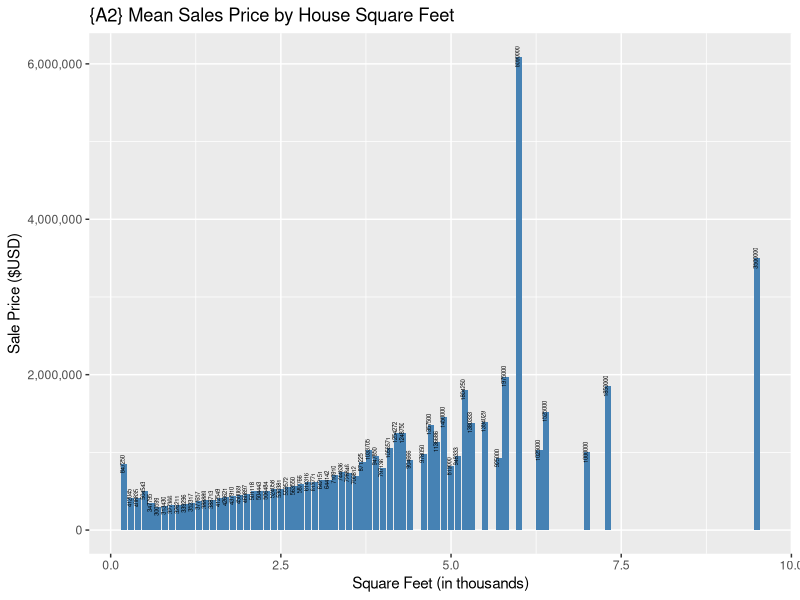
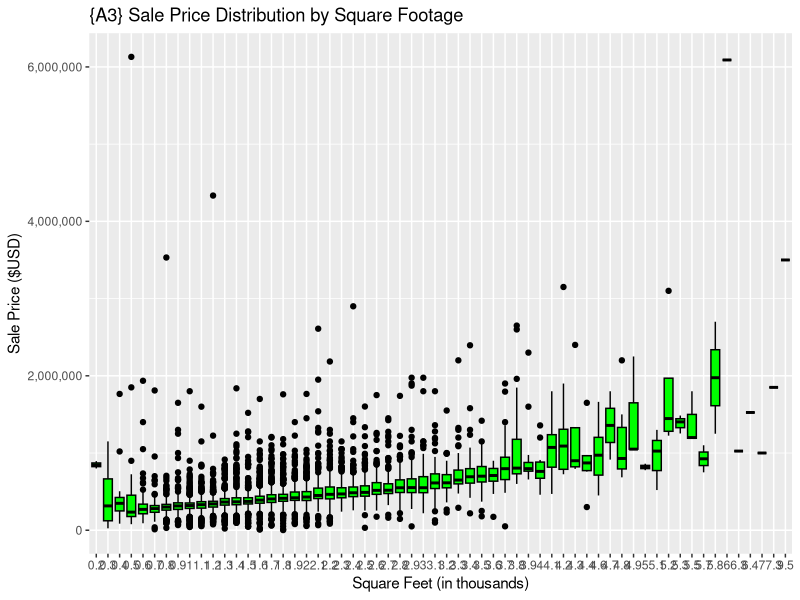
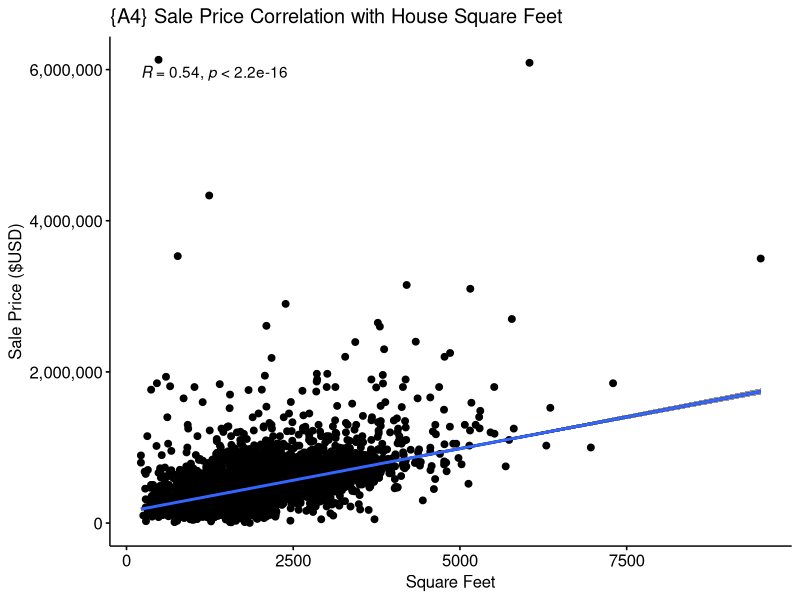
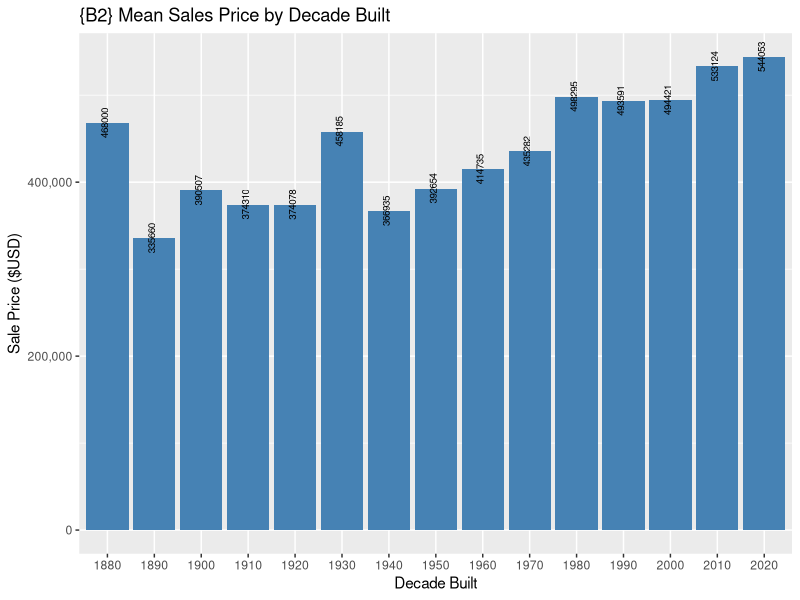
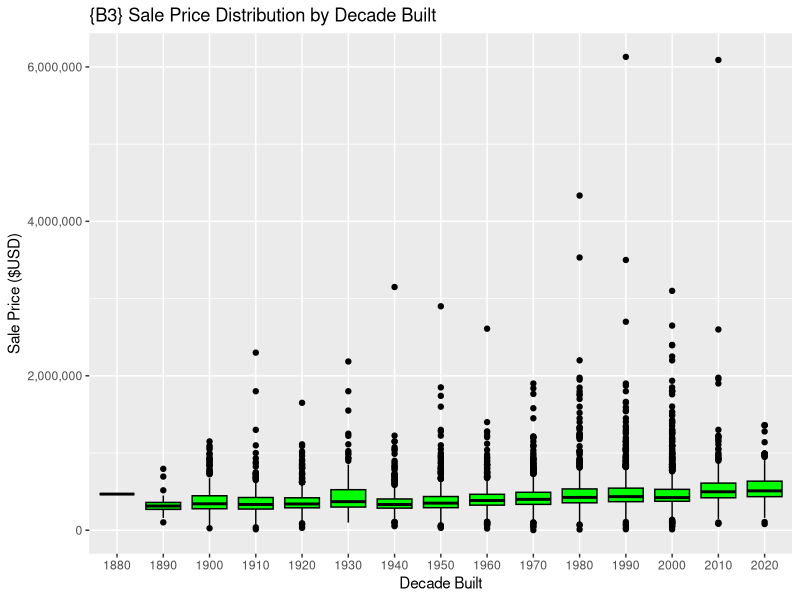
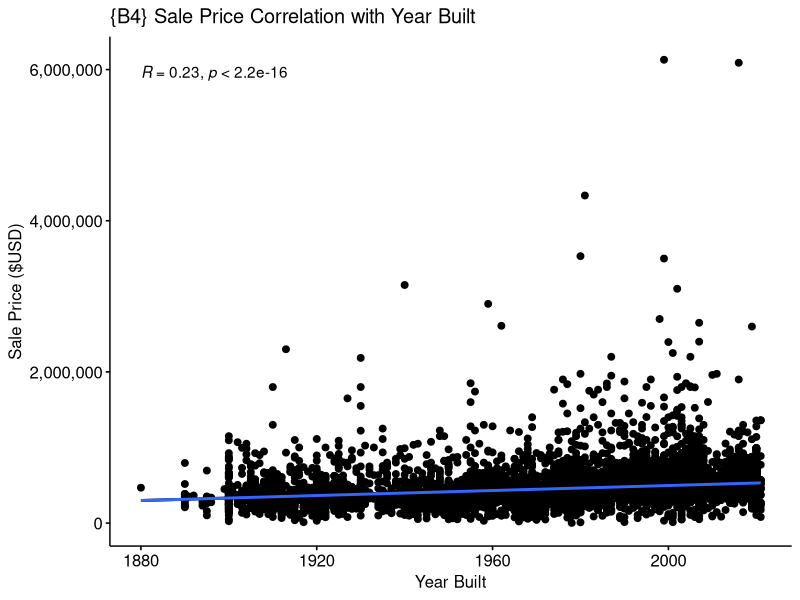
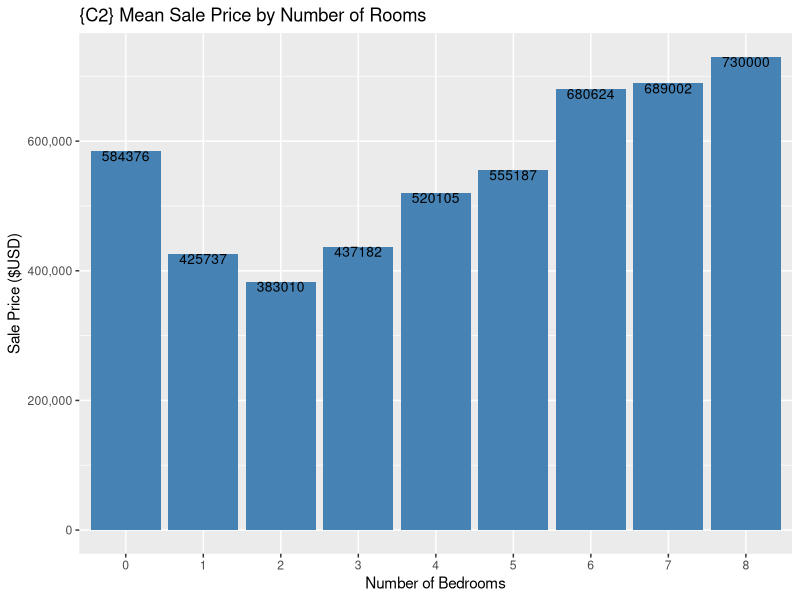
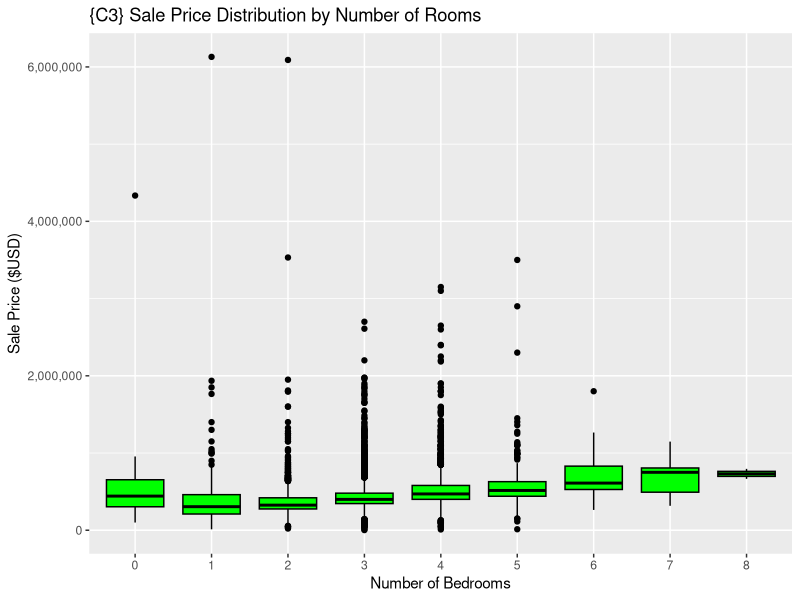

These figures' R source, in order:
## ---- chunk 1
library(dplyr)
library(ggplot2)
library(ggpubr)
library(knitr)
library(scales)

# Reading in data
housing <- read.csv("pierce_co_house_sales.csv")

housing$sale_date <- as.Date(housing$sale_date)
housing$decade_built <- housing$year_built - (housing$year_built %% 10)
housing$sq_ft_thousand <- round(housing$house_square_feet / 1000, digits = 1)
housing$has_view_quality <- ifelse(housing$view_quality == "", 0, 1)
housing$has_waterfront <- ifelse(housing$waterfront_type == "", 0, 1)
## ---- chunk 2
glimpse(housing)
## ---- chunk 3
# Select columns for correlation analysis
vars <- housing %>% select(sale_price, house_square_feet, sq_ft_thousand, year_built, decade_built, bedrooms)

# Calculate correlation matrix
cor_matrix <- cor(vars, use = "complete.obs")

# Print correlation with sale_price
cor_price <- cor_matrix["sale_price", ]

# Convert to data frame for kable
cor_price_df <- as.data.frame(t(cor_price))
colnames(cor_price_df) <- colnames(cor_matrix)  # Set column names
rownames(cor_price_df) <- "Correlation"

# Display with kable
kable(cor_price_df, 
      caption = "Correlation of Variables with Sale Price",
      col.names = colnames(cor_price_df),
      align = "c", 
      format = "markdown")
## ---- chunk 4
# Summary statistics for square feet
sq_ft_summary <- housing %>%
group_by(sq_ft_thousand) %>%
summarize(
  count = n(),
  mean_sale_price = as.integer(mean(sale_price, na.rm = TRUE)),
  median_sale_price = as.integer(median(sale_price, na.rm = TRUE)),
  sd_sale_price = as.integer(sd(sale_price, na.rm = TRUE)),
  min_sale_price = min(sale_price, na.rm = TRUE),
  max_sale_price = max(sale_price, na.rm = TRUE)
)

# Display the summary statistics in a table format for House Square Feet
kable(sq_ft_summary, 
  col.names = c("House Square Feet (in thousands)", "Count", "Mean Sale Price", "Median Sale Price", 
                "SD of Sale Price", "Min Sale Price", "Max Sale Price"),
  caption = "{A1} Summary Statistics for Sale Price by House Square Feet",
  align = "c")


## ---- chunk 5

# Bar chart for mean sale price for square feet
ggplot(data = sq_ft_summary, aes(x=sq_ft_thousand, y=mean_sale_price)) +
  geom_bar(stat = "identity", fill="steelblue") +
  labs(
    title = "{A2} Mean Sales Price by House Square Feet",
    x = "Square Feet (in thousands)",
    y = "Sale Price ($USD)"
  ) +
  geom_text(aes(label=mean_sale_price), vjust=0.1, size=1.5, angle = 90) +
  scale_y_continuous(labels = scales::comma)

# Plot distribution of house square feet
ggplot(housing, aes(x = factor(sq_ft_thousand), y = sale_price)) +
  geom_boxplot(fill = "green", color = "black") +
  labs(
    title = "{A3} Sale Price Distribution by Square Footage",
    x = "Square Feet (in thousands)",
    y = "Sale Price ($USD)"
  ) +
  scale_y_continuous(labels = scales::comma)

# Scatter plot with regression line for house square feet
ggscatter(housing, x = "house_square_feet", y = "sale_price",
          add = "reg.line", conf.int = TRUE, 
          cor.coef = TRUE, cor.method = "pearson") +
  labs(
    title = "{A4} Sale Price Correlation with House Square Feet",
    x = "Square Feet",
    y = "Sale Price ($USD)"
  ) +
  geom_smooth(method=lm,se=FALSE,fullrange=TRUE) +
  scale_y_continuous(labels = scales::comma)

## ---- chunk 6
# Summary statistics for Year Built
year_built_summary <- housing %>%
group_by(decade_built) %>%
summarize(
  count = n(),
  mean_sale_price = as.integer(mean(sale_price, na.rm = TRUE)),
  median_sale_price = as.integer(median(sale_price, na.rm = TRUE)),
  sd_sale_price = as.integer(sd(sale_price, na.rm = TRUE)),
  min_sale_price = min(sale_price, na.rm = TRUE),
  max_sale_price = max(sale_price, na.rm = TRUE)
)

# Display the summary statistics in a table format for Decade built
kable(year_built_summary, 
  col.names = c("Decade Built", "Count", "Mean Sale Price", "Median Sale Price", 
                "SD of Sale Price", "Min Sale Price", "Max Sale Price"),
  caption = "{B1} Summary Statistics for Sale Price by Decade Built",
  align = "c")


## ---- chunk 7

# Bar chart for mean sale price for decade built
ggplot(data = year_built_summary, aes(x=factor(decade_built), y=mean_sale_price)) +
  geom_bar(stat = "identity", fill="steelblue") +
  labs(
    title = "{B2} Mean Sales Price by Decade Built",
    x = "Decade Built",
    y = "Sale Price ($USD)"
  ) +
  geom_text(aes(label=mean_sale_price), vjust=0.1, size=2.5, angle = 90) +
  scale_y_continuous(labels = scales::comma)

# Plot distribution of decade built
ggplot(housing, aes(x = factor(decade_built), y = sale_price)) +
  geom_boxplot(fill = "green", color = "black") +
  labs(
    title = "{B3} Sale Price Distribution by Decade Built", 
    x = "Decade Built",
    y = "Sale Price ($USD)"
  ) +
  scale_y_continuous(labels = scales::comma)

# Scatter plot with regression line for year built
ggscatter(housing, x = "year_built", y = "sale_price",
          add = "reg.line", conf.int = TRUE, 
          cor.coef = TRUE, cor.method = "pearson") +
  labs(
    title = "{B4} Sale Price Correlation with Year Built",
    x = "Year Built",
    y = "Sale Price ($USD)"
  ) +
  geom_smooth(method=lm,se=FALSE,fullrange=TRUE) +
  scale_y_continuous(labels = scales::comma)

## ---- chunk 8
# Summary statistics for Bedrooms
bedroom_summary <- housing %>%
group_by(bedrooms) %>%
summarize(
  count = n(),
  mean_sale_price = as.integer(mean(sale_price, na.rm = TRUE)),
  median_sale_price = as.integer(median(sale_price, na.rm = TRUE)),
  sd_sale_price = as.integer(sd(sale_price, na.rm = TRUE)),
  min_sale_price = min(sale_price, na.rm = TRUE),
  max_sale_price = max(sale_price, na.rm = TRUE)
)

# Display the summary statistics in a table format for Bedrooms
kable(bedroom_summary, 
  col.names = c("Bedrooms", "Count", "Mean Sale Price", "Median Sale Price", 
                "SD of Sale Price", "Min Sale Price", "Max Sale Price"),
  caption = "{C1} Summary Statistics for Sale Price by Number of Bedrooms",
  align = "c")

## ---- chunk 9

# Bar chart for mean sale price for bedrooms
ggplot(data = bedroom_summary, aes(x = factor(bedrooms), y = mean_sale_price)) +
  geom_bar(stat = "identity", fill="steelblue") +
  labs(
    title = "{C2} Mean Sale Price by Number of Rooms",
    x = "Number of Bedrooms",
    y = "Sale Price ($USD)"
  ) +
  geom_text(aes(label=mean_sale_price), vjust=1, size=3.5) +
  scale_y_continuous(labels = scales::comma)

# Plot distribution of bedrooms
ggplot(housing, aes(x = factor(bedrooms), y = sale_price)) +
  geom_boxplot(fill = "green", color = "black") +
  labs(
    title = "{C3} Sale Price Distribution by Number of Rooms",
    x = "Number of Bedrooms",
    y = "Sale Price ($USD)"
  ) +
  scale_y_continuous(labels = scales::comma)

# scatter plot for number of bedrooms with regression line
ggscatter(data = housing, x = "bedrooms", y = "sale_price",
          add = "reg.line", conf.int = TRUE, 
          cor.coef = TRUE, cor.method = "pearson") +
  labs(
    title = "{C4} Sale Price Correlation with Number of Bedrooms",
    x = "Number of Bedrooms",
    y = "Sale Price ($USD)"
  ) +
  geom_smooth(method=lm,se=FALSE,fullrange=TRUE) +
  scale_y_continuous(labels = scales::comma)

## ---- chunk 10
# Select columns for correlation analysis
vars <- housing %>% select(has_view_quality, sale_price, house_square_feet, has_waterfront)

# Calculate correlation matrix
cor_matrix <- cor(vars, use = "complete.obs")

# Print correlation with has_view_quality
cor_view <- cor_matrix["has_view_quality", ]

# Convert to data frame for kable
cor_view_df <- as.data.frame(t(cor_view))
colnames(cor_view_df) <- colnames(cor_matrix)  # Set column names
rownames(cor_view_df) <- "Correlation"

# Display with kable
kable(cor_view_df, 
      caption = "Correlation of Variables with data for View Quality",
      col.names = colnames(cor_view_df),
      align = "c", 
      format = "markdown")
## ---- chunk 11
# Summary statistics for sale_price
price_view_summary <- housing %>%
group_by(has_view_quality) %>%
summarize(
  count = n(),
  mean_sale_price = as.integer(mean(sale_price, na.rm = TRUE)),
  median_sale_price = as.integer(median(sale_price, na.rm = TRUE)),
  sd_sale_price = as.integer(sd(sale_price, na.rm = TRUE)),
  min_sale_price = min(sale_price, na.rm = TRUE),
  max_sale_price = max(sale_price, na.rm = TRUE)
)

# Display the summary statistics in a table format for Bedrooms
kable(price_view_summary, 
  col.names = c("Has View Quality", "Count", "Mean Sale Price", "Median Sale Price", 
                "SD of Sale Price", "Min Sale Price", "Max Sale Price"),
  caption = "{D1} Summary Statistics for Has View Quality by Sale Price",
  align = "c")


## ---- chunk 12

# Bar chart for mean sale price for has_view_quality
ggplot(data = price_view_summary, aes(x=factor(has_view_quality), y=mean_sale_price)) +
  geom_bar(stat = "identity", fill="steelblue") +
  labs(
    title = "{D2} Mean Sale Price by presence of View Quality description",
    x = "Has View Quality (0=no, 1=yes)",
    y = "Sale Price ($USD)"
  ) +
  geom_text(aes(label=mean_sale_price), vjust=1, size=3.5) +
  scale_y_continuous(labels = scales::comma)


# Plot distribution of sale_price
ggplot(housing, aes(x = factor(has_view_quality), y = sale_price)) +
  geom_boxplot(fill = "green", color = "black") +
  labs(
    title = "{D3} Sale Price Distribution by presence of View Quality description",
    x = "Has View Quality (0=no, 1=yes)",
    y = "Sale Price ($USD)"
  ) +
  scale_y_continuous(labels = scales::comma)

## ---- chunk 13
# Summary statistics for house_square_feet
sqft_view_summary <- housing %>%
group_by(has_view_quality) %>%
summarize(
  count = n(),
  mean_sqft = as.integer(mean(house_square_feet, na.rm = TRUE)),
  median_sqft = as.integer(median(house_square_feet, na.rm = TRUE)),
  sd_sqft = as.integer(sd(house_square_feet, na.rm = TRUE)),
  min_sqft = min(house_square_feet, na.rm = TRUE),
  max_sqft = max(house_square_feet, na.rm = TRUE)
)

# Display the summary statistics in a table format for house square footage
kable(sqft_view_summary, 
  col.names = c("Has View Quality", "Count", "Mean Square Feet", "Median Square Feet", 
                "SD of Square Feet", "Min Square Feet", "Max Square Feet"),
  caption = "{E1} Summary Statistics for Has View Quality by Square Feet",
  align = "c")


## ---- chunk 14

# Bar chart for mean house_square_feet for has_view_quality
ggplot(data = sqft_view_summary, aes(x=factor(has_view_quality), y=mean_sqft)) +
  geom_bar(stat = "identity", fill="steelblue") +
  labs(
    title = "{E2} Mean Square Footage by presence of View Quality description",
    x = "Has View Quality (0=no, 1=yes)",
    y = "House Square Feet (sqft)"
  ) +
  geom_text(aes(label=mean_sqft), vjust=1, size=3.5) +
  scale_y_continuous(labels = scales::comma)


# Plot distribution of house_square_feet
ggplot(housing, aes(x = factor(has_view_quality), y = house_square_feet)) +
  geom_boxplot(fill = "green", color = "black") +
  labs(
    title = "{E3} Square Footage Distribution by presence of View Quality description",
    x = "Has View Quality (0=no, 1=yes)",
    y = "House Square Feet (sqft)"
  ) +
  scale_y_continuous(labels = scales::comma)

## ---- chunk 15

waterfront_view_freq <- housing |>
  group_by(has_view_quality) |>
  count(has_waterfront)

kable(waterfront_view_freq,
      caption = "{F1} Cross Table of Frequency for View Quality and existance of a Waterfront",
      col.names = c("Has View Quality (0=no, 1=yes)", "Has Waterfront (0=no, 1=yes)", "Frequency"))

## ---- chunk 16

ggplot(waterfront_view_freq, aes(x = has_view_quality, y = has_waterfront, size = n, color=n)) +
  geom_point() +
  geom_text(aes(label=n, hjust = c(-0.5, -0.5, 1, 1), vjust = c(-1, 1, -1, 1.5)), size=3.5) +
  labs(
    title = "{F2} Has View Quality and Has Waterfront, by frequency",
    x = "Has View Quality (0=no, 1=yes)",
    y = "Has Waterfront (0=no, 1=yes)",
    color = "Frequency",
    size = "Frequency"
  )

